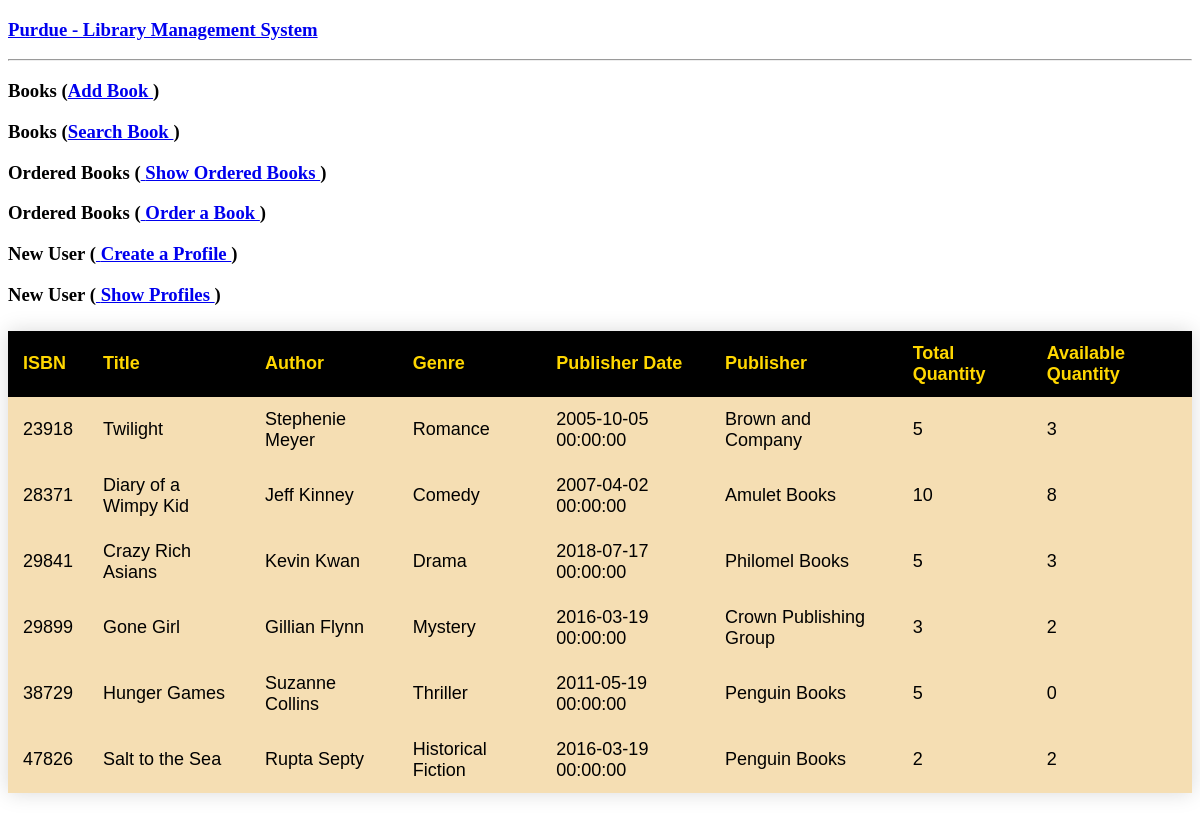
The page / on the database its author committed.
### app.py (models this page shows, shortened)
class library(db.Model):
    isbn = db.Column(db.Integer, primary_key=True, nullable=False)
    title = db.Column(db.String(200), nullable=False)
    author = db.Column(db.String(200), nullable=False)
    genre = db.Column(db.String(200), nullable=False)
    pub_date = db.Column(db.DateTime, nullable=False)
    publisher = db.Column(db.String(200), nullable=False)
    total_quantity = db.Column(db.Integer, nullable=False)
    available_quantity = db.Column(db.Integer, nullable=True)
    @app.route('/')
    def show_all():
        return render_template('show_all.html', library_books = library.query.all())

### app.py (the view)
    @app.route('/')
    def show_all():
        return render_template('show_all.html', library_books = library.query.all())

### templates/show_all.html (shortened to what this page needs)
<!DOCTYPE html>
<html lang = "en">
   <head>
   </head>
   <body>
      <h3>
         <a href = "{{ url_for('show_all') }}">Purdue - Library
            Management System</a>
      </h3>
      <hr/>
      <h3>Books (<a href = "{{ url_for('new') }}">Add Book
         </a>)</h3>
      <h3>Books (<a href = "{{ url_for('search') }}">Search Book
         </a>)</h3>
      <h3>Ordered Books (<a href = "{{ url_for('show_orders') }}"> Show Ordered Books
         </a>)</h3>
      <h3>Ordered Books (<a href = "{{ url_for('create_order') }}"> Order a Book
         </a>)</h3>
      <h3> New User (<a href = "{{ url_for('create_users') }}"> Create a Profile
      </a>)</h3>
      <h3> New User (<a href = "{{ url_for('show_users') }}"> Show Profiles
      </a>)</h3>
      <table>
         <thead>
            <tr>
               <th>ISBN</th>
               <th>Title</th>
               <th>Author</th>
               <th>Genre</th>
               <th>Publisher Date</th>
               <th>Publisher</th>
               <th>Total Quantity</th>
               <th>Available Quantity</th>
            </tr>
         </thead>
         <tbody>
            {% for book in library_books %}
               <tr>
                  <td>{{ book.isbn }}</td>
                  <td>{{ book.title }}</td>
                  <td>{{ book.author }}</td>
                  <td>{{ book.genre }}</td>
                  <td>{{ book.pub_date }}</td>
                  <td>{{ book.publisher }}</td>
                  <td>{{ book.total_quantity }}</td>
                  <td>{{ book.available_quantity }}</td>
               </tr>
            {% endfor %}
         </tbody>
      </table>
   </body>
</html>

### templates/show_all.html (style rules this page uses)
table { border-collapse: collapse; margin: 25px 0;font-size: large;font-family: sans-serif;min-width: 400px;box-shadow: 0 0 20px rgba(0, 0, 0, 0.15); }
th { padding: 12px 15px; background-color: black; }
thead { background-color:black;color: gold; text-align: left; }
tr { background-color:wheat; text-align: left; }
td { padding: 12px 15px; background-color: wheat; }

### rows shown on the page
library: isbn "23918", title "Twilight", author "Stephenie Meyer", genre "Romance", pub_date "2005-10-05 00:00:00", publisher "Brown and Company", total_quantity "5", available_quantity "3"
library: isbn "28371", title "Diary of a Wimpy Kid", author "Jeff Kinney", genre "Comedy", pub_date "2007-04-02 00:00:00", publisher "Amulet Books", total_quantity "10", available_quantity "8"
library: isbn "29841", title "Crazy Rich Asians", author "Kevin Kwan", genre "Drama", pub_date "2018-07-17 00:00:00", publisher "Philomel Books", total_quantity "5", available_quantity "3"
library: isbn "29899", title "Gone Girl", author "Gillian Flynn", genre "Mystery", pub_date "2016-03-19 00:00:00", publisher "Crown Publishing Group", total_quantity "3", available_quantity "2"
library: isbn "38729", title "Hunger Games", author "Suzanne Collins", genre "Thriller", pub_date "2011-05-19 00:00:00", publisher "Penguin Books", total_quantity "5", available_quantity "0"
library: isbn "47826", title "Salt to the Sea", author "Rupta Septy", genre "Historical Fiction", pub_date "2016-03-19 00:00:00", publisher "Penguin Books", total_quantity "2", available_quantity "2"
